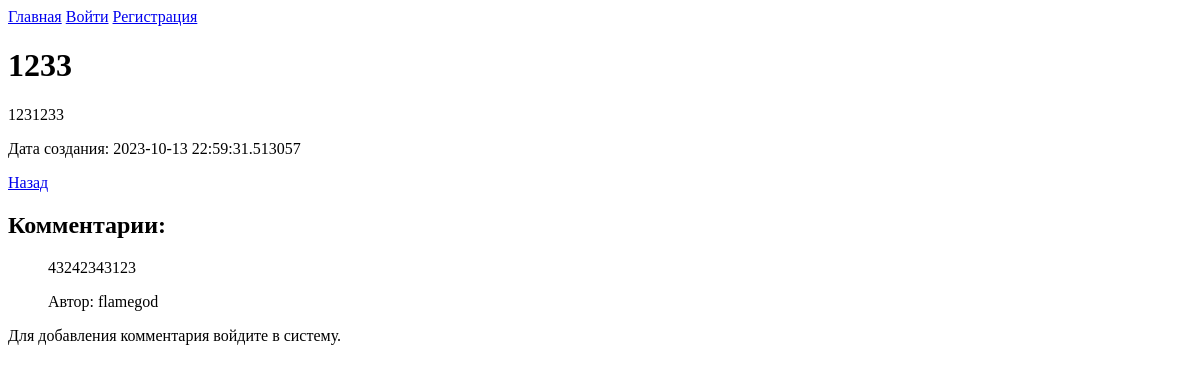
/post/1, run on an earlier commit of the app's database.
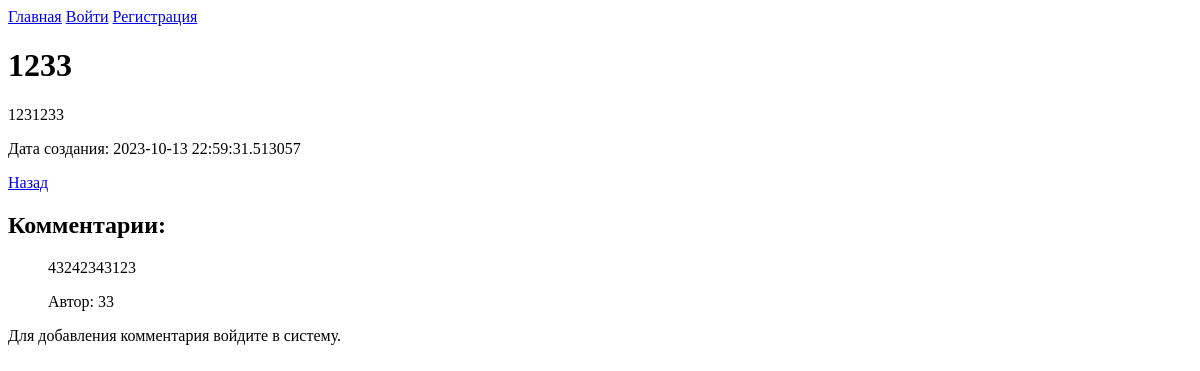
And on a later commit of the database.
### app/app_service.py (models this page shows)
class Comment(db.Model):
    id = db.Column(db.Integer, primary_key=True)
    text = db.Column(db.String(255), nullable=False)
    created_at = db.Column(db.DateTime, default=datetime.now)
    user_id = db.Column(db.Integer, db.ForeignKey('user.id'), nullable=False)
    post_id = db.Column(db.Integer, db.ForeignKey('post.id'), nullable=False)
    user = db.relationship('User', backref='comments')

class User(UserMixin, db.Model):
    id = db.Column(db.Integer, primary_key=True)
    username = db.Column(db.String(80), unique=True, nullable=False)
    email = db.Column(db.String(120), unique=True, nullable=False)
    password = db.Column(db.String(100), nullable=False)

### app/app_service.py (the view, shortened to what this page needs)
@app.route('/post/<int:post_id>', methods=['GET', 'POST'])
@limiter.limit("3 per second")
def view_post(post_id):
    post = Post.query.get(post_id)
    if not post:
        flash('Пост не найден.', 'error')
        return redirect(url_for('index'))
    comments = Comment.query.filter_by(post_id=post.id).all()
    users = User.query.all()  # Retrieve all users
    return render_template('view_post.html', title=f'{post.title}', post=post, comments=comments, users=users)

### app/templates/view_post.html (shortened to what this page needs)
{% extends 'base.html' %}
{% block content %}
    <head>
    </head>
    <h1>{{ post.title }}</h1>
    <p>{{ post.content }}</p>
    <p>Дата создания: {{ post.created_at }}</p>
    <a href="{{ url_for('index') }}" class="btn btn-primary">Назад</a>
    <h2>Комментарии:</h2>
    <ul>
        {% for comment in comments %}
            <div>
                <p>{{ comment.text }}</p>
                <p>Автор: {{ comment.user.username }}</p>
            </div>
        {% endfor %}
    </ul>
    {% if current_user.is_authenticated %}
        <form method="POST">
            <div>
                <label for="comment_text">Добавить комментарий:</label>
                <textarea id="comment_text" name="comment_text" rows="4" required></textarea>
            </div>
            <button type="submit">Отправить комментарий</button>
        </form>
    {% else %}
        <p>Для добавления комментария войдите в систему.</p>
    {% endif %}
{% endblock %}

What changed in the data, as far as the page shows it:
changed through a linked row, Comment: user.username "flamegod" → "33"
